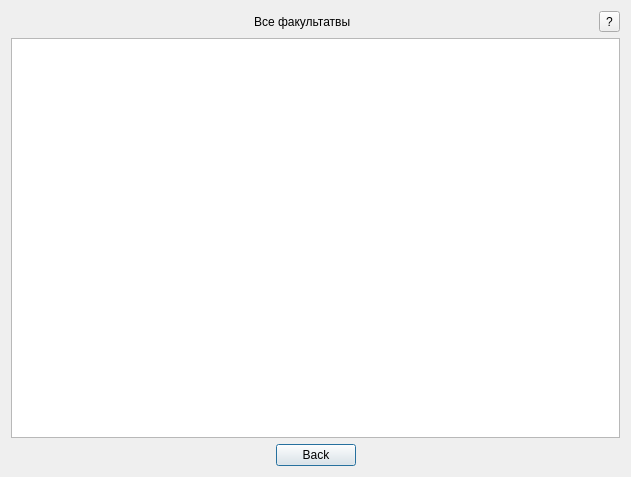
<?xml version="1.0" encoding="UTF-8"?>
<ui version="4.0">
 <class>signForFacultativWindow</class>
 <widget class="QDialog" name="signForFacultativWindow">
  <property name="geometry">
   <rect>
    <x>0</x>
    <y>0</y>
    <width>631</width>
    <height>477</height>
   </rect>
  </property>
  <property name="windowTitle">
   <string>Dialog</string>
  </property>
  <layout class="QVBoxLayout" name="verticalLayout">
   <item>
    <layout class="QGridLayout" name="gridLayout">
     <item row="2" column="0">
      <layout class="QHBoxLayout" name="horizontalLayout_2">
       <item>
        <spacer name="horizontalSpacer_4">
         <property name="orientation">
          <enum>Qt::Horizontal</enum>
         </property>
         <property name="sizeHint" stdset="0">
          <size>
           <width>40</width>
           <height>20</height>
          </size>
         </property>
        </spacer>
       </item>
       <item>
        <widget class="QPushButton" name="pushButton">
         <property name="text">
          <string>Back</string>
         </property>
        </widget>
       </item>
       <item>
        <spacer name="horizontalSpacer_3">
         <property name="orientation">
          <enum>Qt::Horizontal</enum>
         </property>
         <property name="sizeHint" stdset="0">
          <size>
           <width>40</width>
           <height>20</height>
          </size>
         </property>
        </spacer>
       </item>
      </layout>
     </item>
     <item row="0" column="0">
      <layout class="QHBoxLayout" name="horizontalLayout">
       <item>
        <spacer name="horizontalSpacer_2">
         <property name="orientation">
          <enum>Qt::Horizontal</enum>
         </property>
         <property name="sizeHint" stdset="0">
          <size>
           <width>40</width>
           <height>20</height>
          </size>
         </property>
        </spacer>
       </item>
       <item>
        <widget class="QLabel" name="label">
         <property name="text">
          <string>Все факультатвы</string>
         </property>
        </widget>
       </item>
       <item>
        <spacer name="horizontalSpacer">
         <property name="orientation">
          <enum>Qt::Horizontal</enum>
         </property>
         <property name="sizeHint" stdset="0">
          <size>
           <width>40</width>
           <height>20</height>
          </size>
         </property>
        </spacer>
       </item>
       <item>
        <widget class="QToolButton" name="toolButton">
         <property name="text">
          <string>?</string>
         </property>
        </widget>
       </item>
      </layout>
     </item>
     <item row="1" column="0">
      <widget class="QTableView" name="tableView"/>
     </item>
    </layout>
   </item>
  </layout>
 </widget>
 <resources/>
 <connections/>
</ui>
